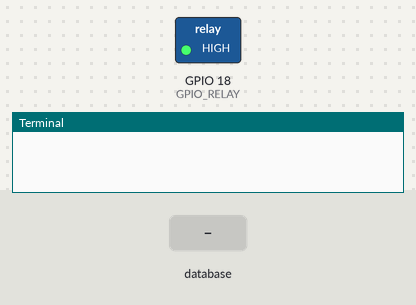
Simulated run of this program. Board: Raspberry Pi (BCM pin numbers). Parts: switched loads named in the program (green lamp = pin HIGH), the last lines printed to the terminal. The inputs (shaded band) are chosen by the test bench. Each call to the cloud database takes 0.3 s, and an entry nobody has set reads as its off value or as empty.

Above: at 1.2 s.
1.3 s: database entry "manual" set to "True"
3.7 s: database entry "status" set to "True"
At 4.2 s:
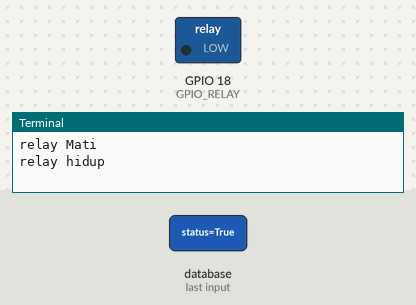
5.3 s: database entry "manual" set to "False"
At 7.9 s:
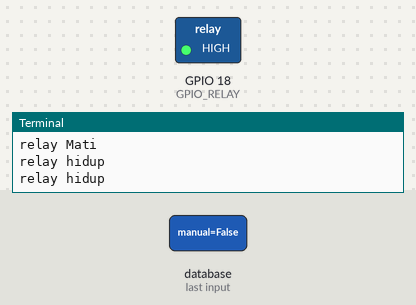
Timing chart, 0 to 9.4 s (numbered marks = the images above; inputs shaded):
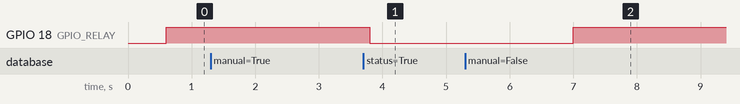

The program:

program.py
```python
import RPi.GPIO as GPIO
from firebase import firebase
from time import sleep
import datetime
GPIO.setmode(GPIO.BCM)  # GPIO Numbers instead of board numbers
GPIO.cleanup()
GPIO.setwarnings(False)


def setRelay(nyala):
    GPIO_RELAY = 18
    GPIO.setup(GPIO_RELAY, GPIO.OUT)  # GPIO Assign mode
    if nyala:
        GPIO.output(GPIO_RELAY, GPIO.LOW) # nyala
    else:
        GPIO.output(GPIO_RELAY, GPIO.HIGH) # mati
def setAutomasi():
    # matic mode
    suhu = firebase.get('sensor/dht','temp')
    if  suhu > 40:
        setRelay(True)
    else:
        setRelay(False)

def setManualisasi():
    if firebase.get('sensor/relay','status'):
        # relay on dari android
        setRelay(True)
        print("relay hidup")
    else:
        # relay off dari android
        setRelay(False)
        print("relay Mati")


while True:
    try:
        firebase = firebase.FirebaseApplication('https://smart-greenhouse-92747.firebaseio.com/', None)
        while True:
            if firebase.get('sensor/relay','manual')==True:
               setManualisasi()
               sleep(1)
            else:
               setAutomasi()
               sleep(1)

        break
    except StandardError:
        setAutomasi()
        print "Not Connect Firebase. Please try again."
```

Measured:
- after the input at 3.7 s, GPIO 18 (GPIO_RELAY): HIGH → LOW after 0.10 s
- after the input at 5.3 s, GPIO 18 (GPIO_RELAY): LOW → HIGH after 1.7 s
